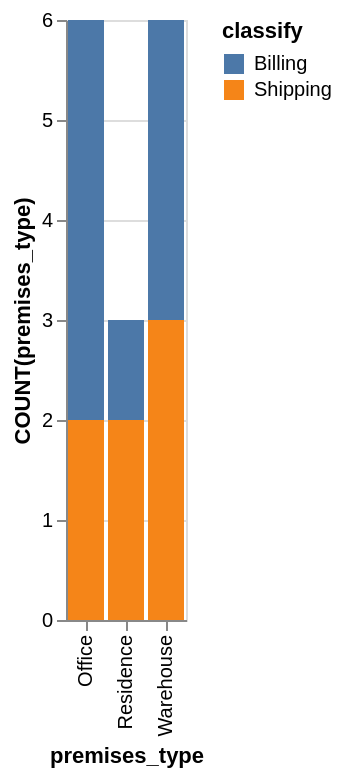

Source (Vega-Lite JSON):
### Vega-Lite specification from a JSON file in a GitHub repository (floating-point values rounded to 4 significant figures)
{"data": {"values": [{"x_data": "Office", "y_data": 4, "classify": "Billing"}, {"x_data": "Residence", "y_data": 1, "classify": "Billing"}, {"x_data": "Warehouse", "y_data": 3, "classify": "Billing"}, {"x_data": "Office", "y_data": 2, "classify": "Shipping"}, {"x_data": "Residence", "y_data": 2, "classify": "Shipping"}, {"x_data": "Warehouse", "y_data": 3, "classify": "Shipping"}]}, "mark": "bar", "encoding": {"x": {"field": "x_data", "type": "nominal", "title": "premises_type", "sort": "ascending"}, "y": {"field": "y_data", "type": "quantitative", "title": "COUNT(premises_type)"}, "color": {"field": "classify"}}}
